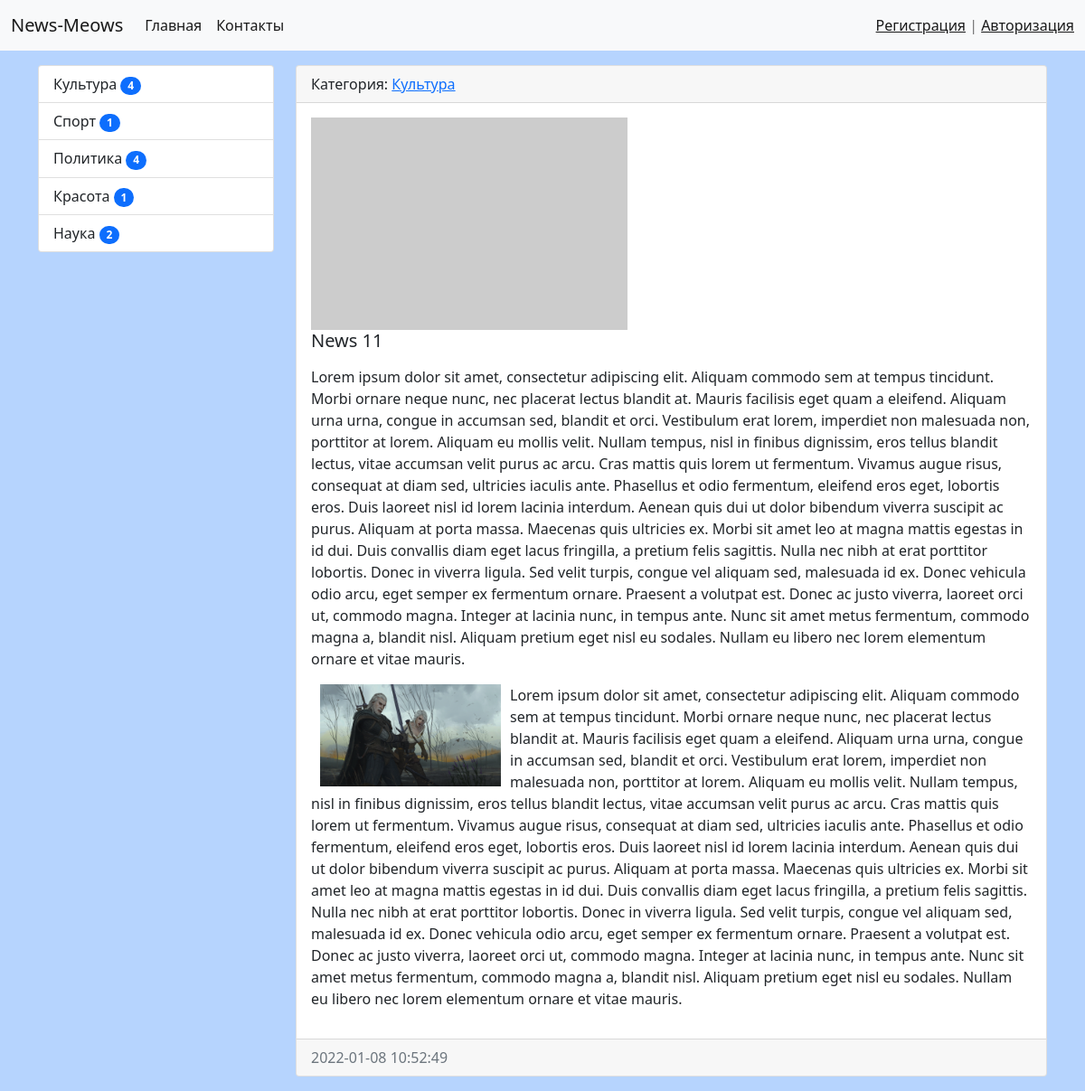
The app's page /news/13/ with its own data.
### news/models.py (models this page shows, shortened)
class Category(models.Model):
    title = models.CharField(max_length=150, db_index=True, verbose_name="Название категории")
    def get_absolute_url(self):
        return reverse('category', kwargs={'category_id': self.pk})
    def __str__(self):
        return self.title
    class Meta:
        verbose_name = 'Категория'
        verbose_name_plural = 'Категории'
        ordering = ['title']

class News(models.Model):
    title = models.CharField(max_length=150, verbose_name='Название')
    content = models.TextField(blank=True, verbose_name='Контент')
    created_at = models.DateTimeField(auto_now_add=True, verbose_name='Дата публикации')
    updated_at = models.DateTimeField(auto_now=True, verbose_name='Обновлено')
    photo = models.ImageField(upload_to='photos/%Y/%m/%d/', verbose_name='Фото', blank=True)
    is_published = models.BooleanField(default=True, verbose_name='Опубликовано')
    category = models.ForeignKey('Category', on_delete=models.PROTECT, verbose_name="Категория") # related_name='get_news'
    views = models.IntegerField(default=0)
    class Meta:
        verbose_name = 'Новость'
        verbose_name_plural = 'Новости'
        ordering = ['-created_at']

### news/views.py (the view)
# urls.py: path('news/<int:pk>/', ViewNews.as_view(), name='view_news'),
class ViewNews(DetailView):
    model = News
    context_object_name = 'news_item'

### news/templatetags/news_tags.py (called while the page is built)
@register.inclusion_tag('news/list_categories.html')
def show_categories(arg1='Hello', arg2='World'):
    categories = Category.objects.annotate(cnt=Count('news', filter=F('news__is_published'))).filter(cnt__gt=0)
    return {"categories": categories, "arg1": arg1, "arg2": arg2}

### news/templates/news/news_detail.html (shortened to what this page needs)
{% extends 'base.html' %}
{% block sidebar %}
    {% include 'inc/sidebar.html' %}
{% endblock %}
{% block content %}
    <div class="card mb-3">
        <div class="card-header">
            Категория: <a href="{{ news_item.category.get_absolute_url }}">{{ news_item.category }}</a>
        </div>
        <div class="card-body">
            {% if news_item.photo %}
                <img src="{{ news_item.photo.url }}" alt="" width="350" class="float-left mr-3">
            {% else %}
                <img src="https://picsum.photos/seed/picsum/350/235" alt="image-default" class="float-left mr-3">
            {% endif %}
            <h5 class="card-title">{{ news_item.title }}</h5>
            <p class="card-text">{{ news_item.content|safe }}</p>
        </div>
        <div class="card-footer text-muted">
            {{ news_item.created_at|date:"Y-m-d H:i:s" }}
        </div>
    </div>
{% endblock %}

### news/templates/news/list_categories.html
<div class="list-group">
    {% for item in categories %}
        <a href="{{ item.get_absolute_url }}" class="list-group-item list-group-item-action" aria-current="true">
            {{ item.title }}
            <span class="badge bg-primary rounded-pill">{{ item.cnt }}</span>
        </a>
    {% endfor %}
</div>

### djangoProject/static/css/style.css (style rules this page uses)
body { background: #b6d4fe; }

### records on screen
Category: title "Культура", cnt "4"
Category: title "Спорт", cnt "1"
Category: title "Политика", cnt "4"
Category: title "Красота", cnt "1"
Category: title "Наука", cnt "2"
News: category "Культура", title "News 11", content "Lorem ipsum dolor sit amet, consectetur adipiscing elit. Aliquam commodo sem at tempus tincidunt. Morbi ornare neque nunc, nec placerat lectus blandit at. Mauris facilisis eget quam a eleifend. Aliquam urna urna, congue in accumsan sed, blandit et orci. Vestibulum erat lorem, imperdiet non malesuada non, porttitor at lorem. Aliquam eu mollis velit. Nullam tempus, nisl in finibus dignissim, eros tellus blandit lectus, vitae accumsan velit purus ac arcu. Cras mattis quis lorem ut fermentum. Vivamus augue risus, consequat at diam sed, ultricies iaculis ante. Phasellus et odio fermentum, eleifend eros eget, lobortis eros. Duis laoreet nisl id lorem lacinia interdum. Aenean quis dui ut dolor…", content (picture), created_at "2022-01-08 10:52:49"
